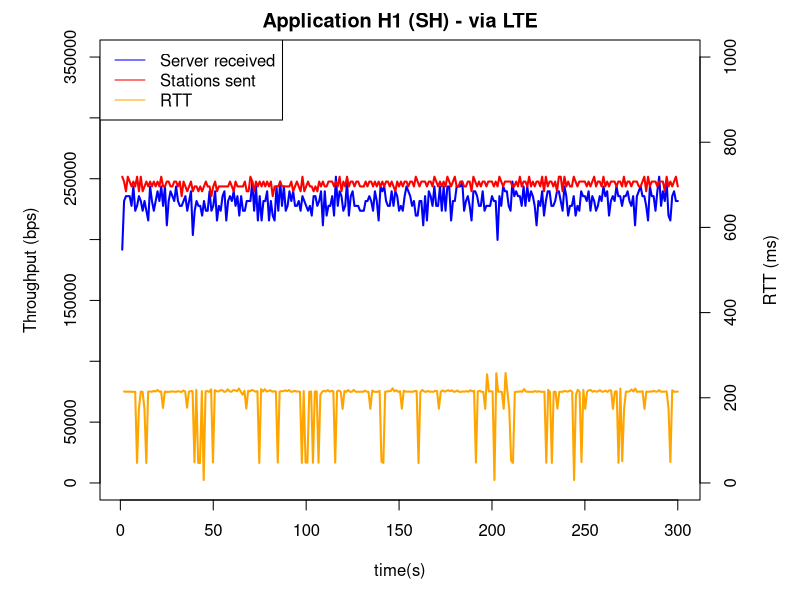
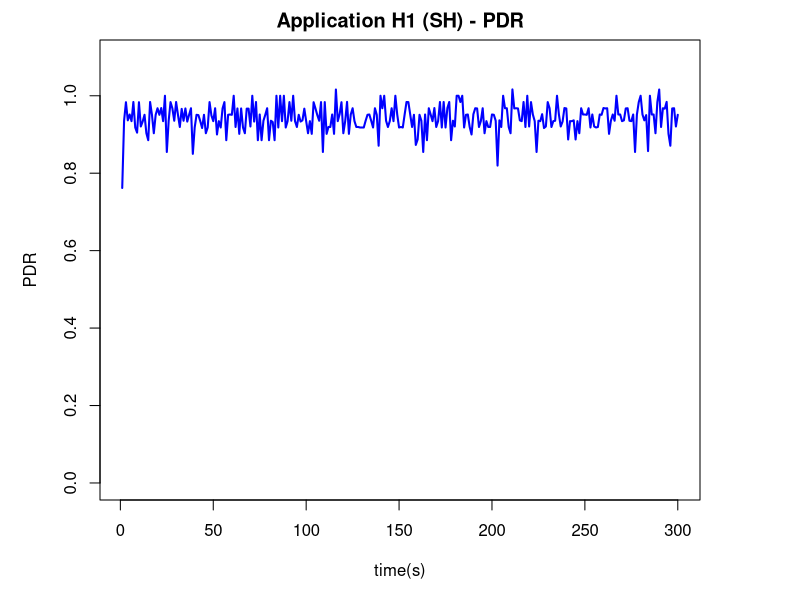
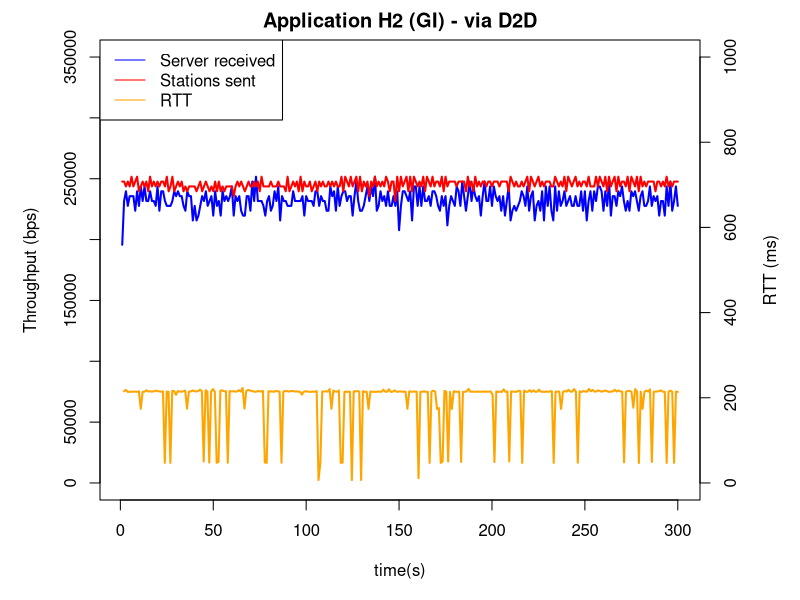
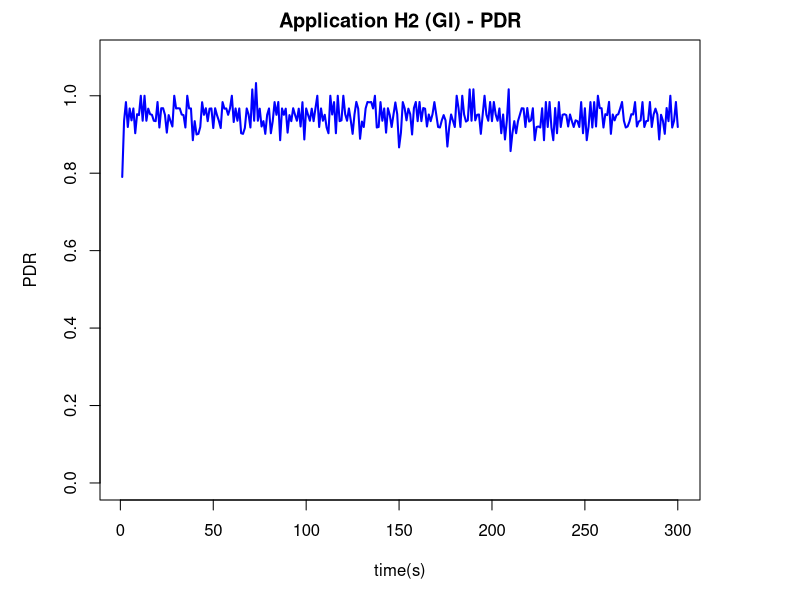
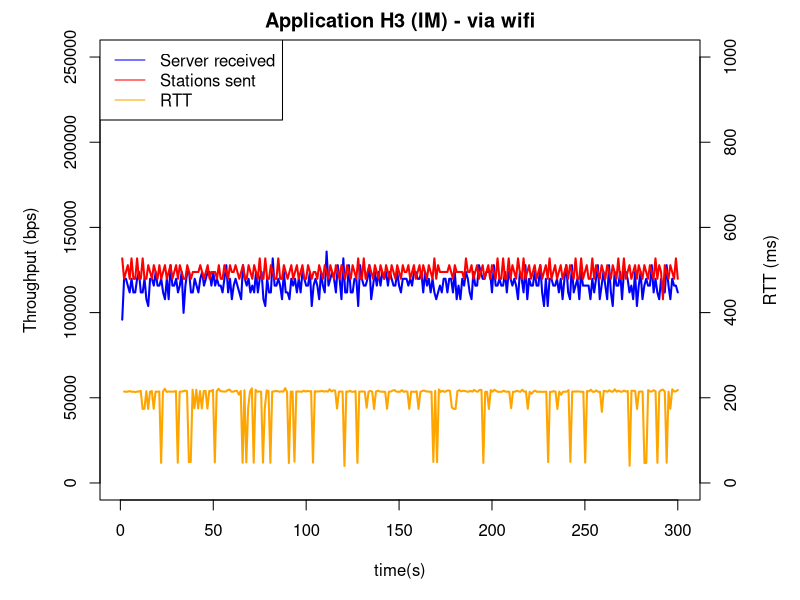
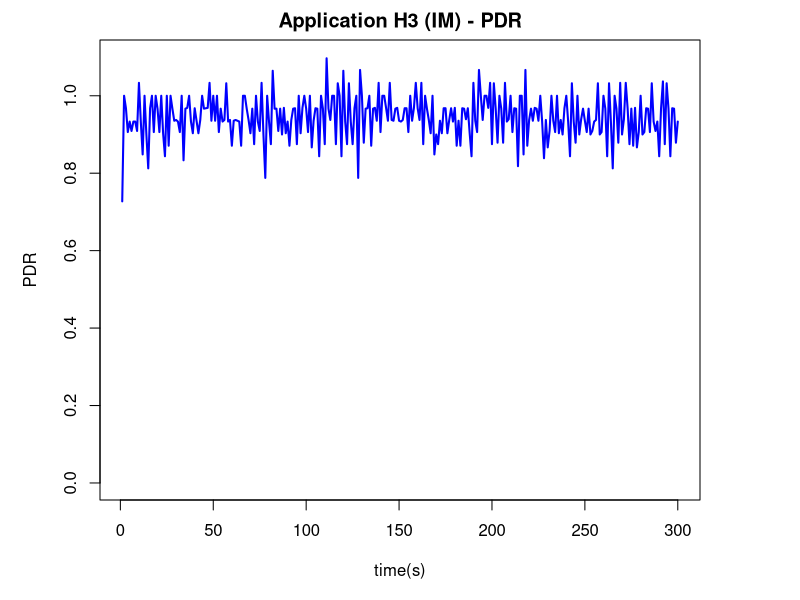

R code for these plots, in order:
#############################First scenario all RSUs free -  Server E

#Compute Server E received
traceserver_e_fs<-read.table(file = 'result2/server_h1tf_sta_fn_tt.txt', sep=' ')
names(traceserver_e_fs)<-c("time", "id", "size", "ori", "dest" )
options(drigits.secs = 6)
traceserver_e_fs$time <- as.POSIXlt(traceserver_e_fs$time, origin = "1987-10-05 11:00:00")
traceserver_e_fs$size<- traceserver_e_fs$size*8
sum1segserver_e_fs<-aggregate(list(size = traceserver_e_fs$size), list(segundos = cut(traceserver_e_fs$time, "1 sec")), sum)
mean1segserver_e_fs<-append(list(size = sum1segserver_e_fs$size), list(time = as.numeric(sum1segserver_e_fs$segundos)))

# mean1segserver_e_fs$size[1:157]<- mean1segserver_e_fs$size[1:157]/7
# mean1segserver_e_fs$size[158:235]<- mean1segserver_e_fs$size[158:235]/11
# mean1segserver_e_fs$size[236:300]<- mean1segserver_e_fs$size[236:300]/15

mean1segserver_e_fs$size[1:300]<- mean1segserver_e_fs$size[1:300]/3

pd_e_server<-traceserver_e_fs
pd_e_server$size<-pd_e_server$size/8/1498
sumpd75segserver_e_fs<-aggregate(list(size = pd_e_server$size), list(segundos = cut(pd_e_server$time, "1 sec")), sum)
meanpd75segserver_e_fs<-append(list(size = sumpd75segserver_e_fs$size), list(time = as.numeric(sumpd75segserver_e_fs$segundos)))

#Compute Stations sent Server E
tracecar_e_fs<-read.table(file = 'result2/cartf_fn_5001_tt.txt', sep=' ')
names(tracecar_e_fs)<-c("time", "id", "size", "ori", "dest" )
tracecar_e_fs$time <- as.POSIXlt(tracecar_e_fs$time, origin = "1987-10-05 11:00:00")
tracecar_e_fs$size<- tracecar_e_fs$size*8
sum1segcar_e_fs<-aggregate(list(size = tracecar_e_fs$size), list(segundos = cut(tracecar_e_fs$time, "1 sec")), sum)
mean1segcar_e_fs<-append(list(size = sum1segcar_e_fs$size), list(time =  as.numeric(sum1segcar_e_fs$segundos)))

# mean1segcar_e_fs$size[1:157]<- mean1segcar_e_fs$size[1:157]/7
# mean1segcar_e_fs$size[158:235]<- mean1segcar_e_fs$size[158:235]/11
# mean1segcar_e_fs$size[236:300]<- mean1segcar_e_fs$size[236:300]/15

mean1segcar_e_fs$size[1:300]<- mean1segcar_e_fs$size[1:300]/3

pd_e_car<-tracecar_e_fs
pd_e_car$size<-pd_e_car$size/8/1498
sumpd75segcar_e_fs<-aggregate(list(size = pd_e_car$size), list(segundos = cut(pd_e_car$time, "1 sec")), sum)
meanpd75segcar_e_fs<-append(list(size = sumpd75segcar_e_fs$size), list(time = as.numeric(sumpd75segcar_e_fs$segundos)))

# boxplot(pdr75seg_e_fs[1:4], yaxt="n")
# axis(2, xaxp=c(0.5, 1.3, 10))

#Compute Delay Server E
tracedelay_e_fs<-read.table(file = 'result2/delay_h1_fn_tt.txt')
names(tracedelay_e_fs)<-c("time", "delay")
tracedelay_e_fs$time <- as.POSIXlt(tracedelay_e_fs$time, origin = "1987-10-05 11:00:00")
sum1segdelay_e_fs<-aggregate(list(delay = tracedelay_e_fs$delay), list(segundos = cut(tracedelay_e_fs$time, "1 sec")), sum)
mean1segdelay_e_fs<-append(list(size = sum1segdelay_e_fs$delay), list(time = as.numeric(sum1segdelay_e_fs$segundos)))

mean1segdelay_e_fs$size[1:300]<- mean1segdelay_e_fs$size[1:300]/3

# SH (H1) - sta1, sta4, sta7 - via LTE (AP2)
# GI (H2) - sta2, sta5, sta8 - via D2D (AP3)
# IM (H3) - sta3, sta6, sta9 - via wifi (AP1)

#Plot
par(mar = c(5,5,2,5))
plot(mean1segserver_e_fs$time[1:300], mean1segserver_e_fs$size[1:300], type="l", col="blue", main = "Application H1 (SH) - via LTE", lwd=2, xlim = c(1,300), ylab="Throughput (bps)", ylim = c(0,350000), xlab = "time(s)")
lines(mean1segcar_e_fs$time[1:300], mean1segcar_e_fs$size[1:300], col="red", lwd=2, ylim = c(0,700000))
par(new=T)
plot(mean1segdelay_e_fs$time[1:300], mean1segdelay_e_fs$size[1:300], type="l", col="orange", lwd=2, xlim = c(0,300), axes=F, xlab=NA, ylab=NA, ylim = c(0,1000))
axis(side = 4)
mtext(side = 4, line = 3, 'RTT (ms)')
legend("topleft", legend=c("Server received", "Stations sent", "RTT"), lty=c(1,1,1), col=c("blue", "red", "orange"))

#Compute PDR H1
plot(mean1segserver_e_fs$time[1:300], mean1segserver_e_fs$size[1:300]/mean1segcar_e_fs$size[1:300], type="l", col="blue", main = "Application H1 (SH) - PDR", lwd=2, xlim = c(1,300), ylab="PDR", ylim = c(0,1.1), xlab = "time(s)")

#############################First scenario all RSUs free -  Server G

##Compute Server G received
traceserver_g_fs<-read.table(file = 'result2/server_h2tf_sta_fn_tt.txt', sep=' ')
names(traceserver_g_fs)<-c("time", "id", "size", "ori", "dest" )
options(drigits.secs = 6)
traceserver_g_fs$time <- as.POSIXlt(traceserver_g_fs$time, origin = "1987-10-05 11:00:00")
traceserver_g_fs$size<- traceserver_g_fs$size*8
sum1segserver_g_fs<-aggregate(list(size = traceserver_g_fs$size), list(segundos = cut(traceserver_g_fs$time, "1 sec")), sum)
mean1segserver_g_fs<-append(list(size = sum1segserver_g_fs$size), list(time = as.numeric(sum1segserver_g_fs$segundos)))

mean1segserver_g_fs$size[1:300]<- mean1segserver_g_fs$size[1:300]/3

pd_g_server<-traceserver_g_fs
pd_g_server$size<-pd_g_server$size/8/1498
sumpd75segserver_g_fs<-aggregate(list(size = pd_g_server$size), list(segundos = cut(pd_g_server$time, "75 sec")), sum)
meanpd75segserver_g_fs<-append(list(size = sumpd75segserver_g_fs$size), list(time = as.numeric(sumpd75segserver_g_fs$segundos)))

#Compute Stations sent Server G
tracecar_g_fs<-read.table(file = 'result2/cartf_fn_5002_tt.txt', sep=' ')
names(tracecar_g_fs)<-c("time", "id", "size", "ori", "dest" )
tracecar_g_fs$time <- as.POSIXlt(tracecar_g_fs$time, origin = "1987-10-05 11:00:00")
tracecar_g_fs$size<- tracecar_g_fs$size*8
sum1segcar_g_fs<-aggregate(list(size = tracecar_g_fs$size), list(segundos = cut(tracecar_g_fs$time, "1 sec")), sum)
mean1segcar_g_fs<-append(list(size = sum1segcar_g_fs$size), list(time =  as.numeric(sum1segcar_g_fs$segundos)))

mean1segcar_g_fs$size[1:300]<- mean1segcar_g_fs$size[1:300]/3

pd_g_car<-tracecar_g_fs
pd_g_car$size<-pd_g_car$size/8/1498
sumpd75segcar_g_fs<-aggregate(list(size = pd_g_car$size), list(segundos = cut(pd_g_car$time, "75 sec")), sum)
meanpd75segcar_g_fs<-append(list(size = sumpd75segcar_g_fs$size), list(time = as.numeric(sumpd75segcar_g_fs$segundos)))

# boxplot(pdr75seg_g_fs[1:4], yaxt="n")
# axis(2, xaxp=c(0.5, 1.3, 10))

#Compute Delay Server G
tracedelay_g_fs<-read.table(file = 'result2/delay_h2_fn_tt.txt')
names(tracedelay_g_fs)<-c("time", "delay")
tracedelay_g_fs$time <- as.POSIXlt(tracedelay_g_fs$time, origin = "1987-10-05 11:00:00")
sum1segdelay_g_fs<-aggregate(list(delay = tracedelay_g_fs$delay), list(segundos = cut(tracedelay_g_fs$time, "1 sec")), sum)
mean1segdelay_g_fs<-append(list(size = sum1segdelay_g_fs$delay), list(time = as.numeric(sum1segdelay_g_fs$segundos)))

mean1segdelay_g_fs$size[1:300]<- mean1segdelay_g_fs$size[1:300]/3

#Plot
par(mar = c(5,5,2,5))
plot(mean1segserver_g_fs$time[1:300], mean1segserver_g_fs$size[1:300], type="l", col="blue", main = "Application H2 (GI) - via D2D", lwd=2, xlim = c(1,300), ylab="Throughput (bps)", ylim = c(0,350000), xlab = "time(s)")
lines(mean1segcar_g_fs$time[1:300], mean1segcar_g_fs$size[1:300], col="red", lwd=2, ylim = c(0,700000))
par(new=T)
plot(mean1segdelay_g_fs$time[1:300], mean1segdelay_g_fs$size[1:300], type="l", col="orange", lwd=2, xlim = c(0,300), axes=F, xlab=NA, ylab=NA, ylim = c(0,1000))
axis(side = 4)
mtext(side = 4, line = 3, 'RTT (ms)')
legend("topleft", legend=c("Server received", "Stations sent", "RTT"), lty=c(1,1,1), col=c("blue", "red", "orange"))

#Compute PDR H2
plot(mean1segserver_g_fs$time[1:300], mean1segserver_g_fs$size[1:300]/mean1segcar_g_fs$size[1:300], type="l", col="blue", main = "Application H2 (GI) - PDR", lwd=2, xlim = c(1,300), ylab="PDR", ylim = c(0,1.1), xlab = "time(s)")


###############Server E2

#Compute Server E2 received
traceserver_e2_fs<-read.table(file = 'result2/server_h3tf_sta_fn_tt.txt', sep=' ')
names(traceserver_e2_fs)<-c("time", "id", "size", "ori", "dest" )
options(drigits.secs = 6)
traceserver_e2_fs$time <- as.POSIXlt(traceserver_e2_fs$time, origin = "1987-10-05 11:00:00")
traceserver_e2_fs$size<- traceserver_e2_fs$size*8
sum1segserver_e2_fs<-aggregate(list(size = traceserver_e2_fs$size), list(segundos = cut(traceserver_e2_fs$time, "1 sec")), sum)
mean1segserver_e2_fs<-append(list(size = sum1segserver_e2_fs$size), list(time = as.numeric(sum1segserver_e2_fs$segundos)))

mean1segserver_e2_fs$size[1:300]<- mean1segserver_e2_fs$size[1:300]/3

pd_e2_server<-traceserver_e2_fs
pd_e2_server$size<-pd_e2_server$size/8/1498
sumpd75segserver_e2_fs<-aggregate(list(size = pd_e2_server$size), list(segundos = cut(pd_e2_server$time, "75 sec")), sum)
meanpd75segserver_e2_fs<-append(list(size = sumpd75segserver_e2_fs$size), list(time = as.numeric(sumpd75segserver_e2_fs$segundos)))

#Compute Stations sent Server E2
tracecar_e2_fs<-read.table(file = 'result2/cartf_fn_5003_tt.txt', sep=' ')
names(tracecar_e2_fs)<-c("time", "id", "size", "ori", "dest" )
tracecar_e2_fs$time <- as.POSIXlt(tracecar_e2_fs$time, origin = "1987-10-05 11:00:00")
tracecar_e2_fs$size<- tracecar_e2_fs$size*8
sum1segcar_e2_fs<-aggregate(list(size = tracecar_e2_fs$size), list(segundos = cut(tracecar_e2_fs$time, "1 sec")), sum)
mean1segcar_e2_fs<-append(list(size = sum1segcar_e2_fs$size), list(time =  as.numeric(sum1segcar_e2_fs$segundos)))

mean1segcar_e2_fs$size[1:300]<- mean1segcar_e2_fs$size[1:300]/3

pd_e2_car<-tracecar_e2_fs
pd_e2_car$size<-pd_e2_car$size/8/1498
sumpd75segcar_e2_fs<-aggregate(list(size = pd_e2_car$size), list(segundos = cut(pd_e2_car$time, "75 sec")), sum)
meanpd75segcar_e2_fs<-append(list(size = sumpd75segcar_e2_fs$size), list(time = as.numeric(sumpd75segcar_e2_fs$segundos)))

# boxplot(pdr75seg_e2_fs[1:4], yaxt="n")
# axis(2, xaxp=c(0.5, 1.3, 10))

#Compute Delay Server G
tracedelay_e2_fs<-read.table(file = 'result2/delay_h3_fn_tt.txt')
names(tracedelay_e2_fs)<-c("time", "delay")
tracedelay_e2_fs$time <- as.POSIXlt(tracedelay_e2_fs$time, origin = "1987-10-05 11:00:00")
sum1segdelay_e2_fs<-aggregate(list(delay = tracedelay_e2_fs$delay), list(segundos = cut(tracedelay_e2_fs$time, "1 sec")), sum)
mean1segdelay_e2_fs<-append(list(size = sum1segdelay_e2_fs$delay), list(time = as.numeric(sum1segdelay_e2_fs$segundos)))

mean1segdelay_e2_fs$size[1:300]<- mean1segdelay_e2_fs$size[1:300]/3

#Plot
par(mar = c(5,5,2,5))
plot(mean1segserver_e2_fs$time[1:300], mean1segserver_e2_fs$size[1:300], type="l", col="blue", main = "Application H3 (IM) - via wifi", lwd=2, xlim = c(1,300), ylab="Throughput (bps)", ylim = c(0,250000), xlab = "time(s)")
lines(mean1segcar_e2_fs$time[1:300], mean1segcar_e2_fs$size[1:300], col="red", lwd=2, ylim = c(0,700000))
par(new=T)
plot(mean1segdelay_e2_fs$time[1:300], mean1segdelay_e2_fs$size[1:300], type="l", col="orange", lwd=2, xlim = c(0,300), axes=F, xlab=NA, ylab=NA, ylim = c(0,1000))
axis(side = 4)
mtext(side = 4, line = 3, 'RTT (ms)')
legend("topleft", legend=c("Server received", "Stations sent", "RTT"), lty=c(1,1,1), col=c("blue", "red", "orange"))

#Compute PDR H3
plot(mean1segserver_e2_fs$time[1:300], mean1segserver_e2_fs$size[1:300]/mean1segcar_e2_fs$size[1:300], type="l", col="blue", main = "Application H3 (IM) - PDR", lwd=2, xlim = c(1,300), ylab="PDR", ylim = c(0,1.1), xlab = "time(s)")
